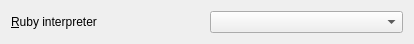
<?xml version="1.0" encoding="UTF-8"?>
<ui version="4.0">
 <class>RubyRunnerProjectWidget</class>
 <widget class="QWidget" name="RubyRunnerProjectWidget">
  <property name="geometry">
   <rect>
    <x>0</x>
    <y>0</y>
    <width>414</width>
    <height>34</height>
   </rect>
  </property>
  <property name="windowTitle">
   <string>Form</string>
  </property>
  <layout class="QHBoxLayout" name="horizontalLayout">
   <item>
    <widget class="QLabel" name="label">
     <property name="text">
      <string>&amp;Ruby interpreter</string>
     </property>
     <property name="buddy">
      <cstring>_ruby__ruby</cstring>
     </property>
    </widget>
   </item>
   <item>
    <widget class="KComboBox" name="_ruby__ruby">
     <property name="read" stdset="0">
      <string>$interpreter=</string>
     </property>
     <property name="store" stdset="0">
      <string>current_text</string>
     </property>
    </widget>
   </item>
  </layout>
 </widget>
 <customwidgets>
  <customwidget>
   <class>KComboBox</class>
   <extends>QComboBox</extends>
   <header>kcombobox.h</header>
  </customwidget>
 </customwidgets>
 <resources/>
 <connections/>
</ui>
